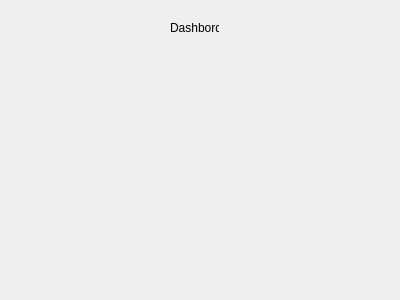
<?xml version="1.0" encoding="UTF-8"?>
<ui version="4.0">
 <class>DashboardView</class>
 <widget class="QWidget" name="DashboardView">
  <property name="geometry">
   <rect>
    <x>0</x>
    <y>0</y>
    <width>400</width>
    <height>300</height>
   </rect>
  </property>
  <property name="windowTitle">
   <string>Form</string>
  </property>
  <widget class="QLabel" name="label">
   <property name="geometry">
    <rect>
     <x>170</x>
     <y>20</y>
     <width>49</width>
     <height>16</height>
    </rect>
   </property>
   <property name="text">
    <string>Dashbord</string>
   </property>
  </widget>
 </widget>
 <resources/>
 <connections/>
</ui>
